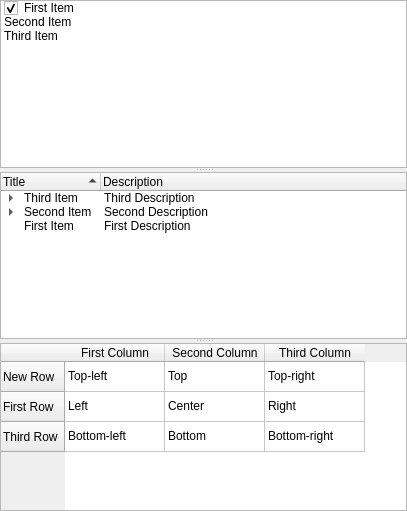
<?xml version="1.0" encoding="UTF-8"?>
<ui version="4.0">
 <class>ListDemoWidget</class>
 <widget class="QWidget" name="ListDemoWidget">
  <property name="geometry">
   <rect>
    <x>0</x>
    <y>0</y>
    <width>407</width>
    <height>511</height>
   </rect>
  </property>
  <layout class="QVBoxLayout" name="verticalLayout">
   <property name="leftMargin">
    <number>0</number>
   </property>
   <property name="topMargin">
    <number>0</number>
   </property>
   <property name="rightMargin">
    <number>0</number>
   </property>
   <property name="bottomMargin">
    <number>0</number>
   </property>
   <item>
    <widget class="QSplitter" name="splitter">
     <property name="lineWidth">
      <number>0</number>
     </property>
     <property name="orientation">
      <enum>Qt::Vertical</enum>
     </property>
     <widget class="QListWidget" name="listWidget">
      <property name="sortingEnabled">
       <bool>true</bool>
      </property>
      <item>
       <property name="text">
        <string>First Item</string>
       </property>
       <property name="checkState">
        <enum>Checked</enum>
       </property>
      </item>
      <item>
       <property name="text">
        <string>Second Item</string>
       </property>
       <property name="checkState">
        <enum>Unchecked</enum>
       </property>
      </item>
      <item>
       <property name="text">
        <string>Third Item</string>
       </property>
       <property name="checkState">
        <enum>Unchecked</enum>
       </property>
      </item>
     </widget>
     <widget class="QTreeWidget" name="treeWidget">
      <property name="sortingEnabled">
       <bool>true</bool>
      </property>
      <column>
       <property name="text">
        <string>Title</string>
       </property>
      </column>
      <column>
       <property name="text">
        <string>Description</string>
       </property>
      </column>
      <item>
       <property name="text">
        <string>Third Item</string>
       </property>
       <property name="text">
        <string>Third Description</string>
       </property>
       <item>
        <property name="text">
         <string>Third Subitem</string>
        </property>
        <property name="text">
         <string>Third Subitem Description</string>
        </property>
       </item>
      </item>
      <item>
       <property name="text">
        <string>Second Item</string>
       </property>
       <property name="text">
        <string>Second Description</string>
       </property>
       <item>
        <property name="text">
         <string>Second Subitem</string>
        </property>
        <property name="text">
         <string>Second Subitem Description</string>
        </property>
       </item>
       <item>
        <property name="text">
         <string>First Subitem</string>
        </property>
        <property name="text">
         <string>First Subitem Description</string>
        </property>
       </item>
      </item>
      <item>
       <property name="text">
        <string>First Item</string>
       </property>
       <property name="text">
        <string>First Description</string>
       </property>
      </item>
     </widget>
     <widget class="QTableWidget" name="tableWidget">
      <property name="sortingEnabled">
       <bool>true</bool>
      </property>
      <row>
       <property name="text">
        <string>New Row</string>
       </property>
      </row>
      <row>
       <property name="text">
        <string>First Row</string>
       </property>
      </row>
      <row>
       <property name="text">
        <string>Third Row</string>
       </property>
      </row>
      <column>
       <property name="text">
        <string>First Column</string>
       </property>
      </column>
      <column>
       <property name="text">
        <string>Second Column</string>
       </property>
      </column>
      <column>
       <property name="text">
        <string>Third Column</string>
       </property>
      </column>
      <item row="0" column="0">
       <property name="text">
        <string>Top-left</string>
       </property>
      </item>
      <item row="0" column="1">
       <property name="text">
        <string>Top</string>
       </property>
      </item>
      <item row="0" column="2">
       <property name="text">
        <string>Top-right</string>
       </property>
      </item>
      <item row="1" column="0">
       <property name="text">
        <string>Left </string>
       </property>
      </item>
      <item row="1" column="1">
       <property name="text">
        <string>Center</string>
       </property>
      </item>
      <item row="1" column="2">
       <property name="text">
        <string>Right</string>
       </property>
      </item>
      <item row="2" column="0">
       <property name="text">
        <string>Bottom-left</string>
       </property>
      </item>
      <item row="2" column="1">
       <property name="text">
        <string>Bottom</string>
       </property>
      </item>
      <item row="2" column="2">
       <property name="text">
        <string>Bottom-right</string>
       </property>
      </item>
     </widget>
    </widget>
   </item>
  </layout>
 </widget>
 <resources/>
 <connections/>
</ui>
